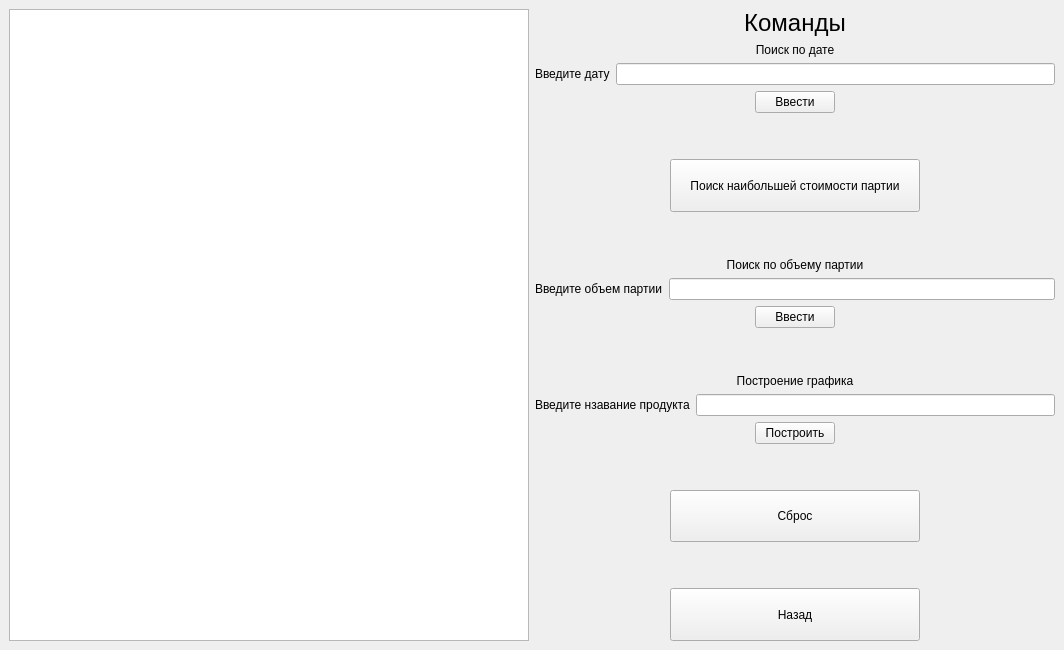
<?xml version="1.0" encoding="UTF-8"?>
<ui version="4.0">
 <class>GridWindow</class>
 <widget class="QMainWindow" name="GridWindow">
  <property name="geometry">
   <rect>
    <x>0</x>
    <y>0</y>
    <width>1064</width>
    <height>650</height>
   </rect>
  </property>
  <property name="windowTitle">
   <string>Показ продуктов</string>
  </property>
  <widget class="QWidget" name="centralwidget">
   <layout class="QHBoxLayout" name="horizontalLayout_10">
    <item>
     <widget class="QTableWidget" name="tableWidget"/>
    </item>
    <item>
     <layout class="QVBoxLayout" name="verticalLayout_5">
      <item>
       <layout class="QVBoxLayout" name="verticalLayout">
        <item>
         <widget class="QLabel" name="label">
          <property name="sizePolicy">
           <sizepolicy hsizetype="Preferred" vsizetype="Fixed">
            <horstretch>0</horstretch>
            <verstretch>0</verstretch>
           </sizepolicy>
          </property>
          <property name="text">
           <string>&lt;html&gt;&lt;head/&gt;&lt;body&gt;&lt;p align=&quot;center&quot;&gt;&lt;span style=&quot; font-size:18pt;&quot;&gt;Команды&lt;/span&gt;&lt;/p&gt;&lt;/body&gt;&lt;/html&gt;</string>
          </property>
         </widget>
        </item>
        <item>
         <widget class="QLabel" name="label_2">
          <property name="sizePolicy">
           <sizepolicy hsizetype="Preferred" vsizetype="Preferred">
            <horstretch>0</horstretch>
            <verstretch>0</verstretch>
           </sizepolicy>
          </property>
          <property name="text">
           <string>&lt;html&gt;&lt;head/&gt;&lt;body&gt;&lt;p align=&quot;center&quot;&gt;Поиск по дате&lt;/p&gt;&lt;/body&gt;&lt;/html&gt;</string>
          </property>
         </widget>
        </item>
        <item>
         <layout class="QHBoxLayout" name="horizontalLayout">
          <item>
           <widget class="QLabel" name="label_3">
            <property name="text">
             <string>Введите дату</string>
            </property>
           </widget>
          </item>
          <item>
           <widget class="QLineEdit" name="lineEdit_entry"/>
          </item>
         </layout>
        </item>
        <item>
         <layout class="QHBoxLayout" name="horizontalLayout_9">
          <item>
           <spacer name="horizontalSpacer_2">
            <property name="orientation">
             <enum>Qt::Horizontal</enum>
            </property>
            <property name="sizeHint" stdset="0">
             <size>
              <width>40</width>
              <height>20</height>
             </size>
            </property>
           </spacer>
          </item>
          <item>
           <widget class="QPushButton" name="pushButton_entryfind">
            <property name="maximumSize">
             <size>
              <width>16777215</width>
              <height>70</height>
             </size>
            </property>
            <property name="text">
             <string>Ввести</string>
            </property>
           </widget>
          </item>
          <item>
           <spacer name="horizontalSpacer">
            <property name="orientation">
             <enum>Qt::Horizontal</enum>
            </property>
            <property name="sizeHint" stdset="0">
             <size>
              <width>40</width>
              <height>20</height>
             </size>
            </property>
           </spacer>
          </item>
         </layout>
        </item>
       </layout>
      </item>
      <item>
       <spacer name="verticalSpacer">
        <property name="orientation">
         <enum>Qt::Vertical</enum>
        </property>
        <property name="sizeType">
         <enum>QSizePolicy::Fixed</enum>
        </property>
        <property name="sizeHint" stdset="0">
         <size>
          <width>20</width>
          <height>40</height>
         </size>
        </property>
       </spacer>
      </item>
      <item>
       <layout class="QHBoxLayout" name="horizontalLayout_8">
        <item>
         <widget class="QPushButton" name="pushButton_mostproduction">
          <property name="sizePolicy">
           <sizepolicy hsizetype="Fixed" vsizetype="Fixed">
            <horstretch>0</horstretch>
            <verstretch>0</verstretch>
           </sizepolicy>
          </property>
          <property name="minimumSize">
           <size>
            <width>0</width>
            <height>0</height>
           </size>
          </property>
          <property name="maximumSize">
           <size>
            <width>250</width>
            <height>70</height>
           </size>
          </property>
          <property name="text">
           <string>Поиск наибольшей стоимости партии</string>
          </property>
         </widget>
        </item>
       </layout>
      </item>
      <item>
       <spacer name="verticalSpacer_2">
        <property name="orientation">
         <enum>Qt::Vertical</enum>
        </property>
        <property name="sizeType">
         <enum>QSizePolicy::Fixed</enum>
        </property>
        <property name="sizeHint" stdset="0">
         <size>
          <width>20</width>
          <height>40</height>
         </size>
        </property>
       </spacer>
      </item>
      <item>
       <layout class="QVBoxLayout" name="verticalLayout_2">
        <item>
         <widget class="QLabel" name="label_4">
          <property name="text">
           <string>&lt;html&gt;&lt;head/&gt;&lt;body&gt;&lt;p align=&quot;center&quot;&gt;Поиск по объему партии&lt;/p&gt;&lt;/body&gt;&lt;/html&gt;</string>
          </property>
         </widget>
        </item>
        <item>
         <layout class="QHBoxLayout" name="horizontalLayout_2">
          <item>
           <widget class="QLabel" name="label_5">
            <property name="text">
             <string>Введите объем партии</string>
            </property>
           </widget>
          </item>
          <item>
           <widget class="QLineEdit" name="lineEdit_production"/>
          </item>
         </layout>
        </item>
        <item>
         <layout class="QHBoxLayout" name="horizontalLayout_4">
          <item>
           <spacer name="horizontalSpacer_3">
            <property name="orientation">
             <enum>Qt::Horizontal</enum>
            </property>
            <property name="sizeHint" stdset="0">
             <size>
              <width>40</width>
              <height>20</height>
             </size>
            </property>
           </spacer>
          </item>
          <item>
           <widget class="QPushButton" name="pushButton_productionfind">
            <property name="maximumSize">
             <size>
              <width>16777215</width>
              <height>70</height>
             </size>
            </property>
            <property name="text">
             <string>Ввести</string>
            </property>
           </widget>
          </item>
          <item>
           <spacer name="horizontalSpacer_4">
            <property name="orientation">
             <enum>Qt::Horizontal</enum>
            </property>
            <property name="sizeHint" stdset="0">
             <size>
              <width>40</width>
              <height>20</height>
             </size>
            </property>
           </spacer>
          </item>
         </layout>
        </item>
       </layout>
      </item>
      <item>
       <spacer name="verticalSpacer_3">
        <property name="orientation">
         <enum>Qt::Vertical</enum>
        </property>
        <property name="sizeType">
         <enum>QSizePolicy::Fixed</enum>
        </property>
        <property name="sizeHint" stdset="0">
         <size>
          <width>20</width>
          <height>40</height>
         </size>
        </property>
       </spacer>
      </item>
      <item>
       <layout class="QVBoxLayout" name="verticalLayout_4">
        <item>
         <widget class="QLabel" name="label_7">
          <property name="text">
           <string>&lt;html&gt;&lt;head/&gt;&lt;body&gt;&lt;p align=&quot;center&quot;&gt;Построение графика&lt;/p&gt;&lt;/body&gt;&lt;/html&gt;</string>
          </property>
         </widget>
        </item>
        <item>
         <layout class="QVBoxLayout" name="verticalLayout_3">
          <item>
           <layout class="QHBoxLayout" name="horizontalLayout_7">
            <item>
             <widget class="QLabel" name="label_6">
              <property name="text">
               <string>Введите нзавание продукта</string>
              </property>
             </widget>
            </item>
            <item>
             <widget class="QLineEdit" name="lineEdit_name"/>
            </item>
           </layout>
          </item>
          <item>
           <layout class="QHBoxLayout" name="horizontalLayout_3">
            <item>
             <spacer name="horizontalSpacer_5">
              <property name="orientation">
               <enum>Qt::Horizontal</enum>
              </property>
              <property name="sizeHint" stdset="0">
               <size>
                <width>40</width>
                <height>20</height>
               </size>
              </property>
             </spacer>
            </item>
            <item>
             <widget class="QPushButton" name="pushButton_makechart">
              <property name="sizePolicy">
               <sizepolicy hsizetype="Fixed" vsizetype="Fixed">
                <horstretch>0</horstretch>
                <verstretch>0</verstretch>
               </sizepolicy>
              </property>
              <property name="minimumSize">
               <size>
                <width>0</width>
                <height>0</height>
               </size>
              </property>
              <property name="maximumSize">
               <size>
                <width>250</width>
                <height>70</height>
               </size>
              </property>
              <property name="text">
               <string>Построить</string>
              </property>
             </widget>
            </item>
            <item>
             <spacer name="horizontalSpacer_6">
              <property name="orientation">
               <enum>Qt::Horizontal</enum>
              </property>
              <property name="sizeHint" stdset="0">
               <size>
                <width>40</width>
                <height>20</height>
               </size>
              </property>
             </spacer>
            </item>
           </layout>
          </item>
         </layout>
        </item>
       </layout>
      </item>
      <item>
       <spacer name="verticalSpacer_5">
        <property name="orientation">
         <enum>Qt::Vertical</enum>
        </property>
        <property name="sizeType">
         <enum>QSizePolicy::Fixed</enum>
        </property>
        <property name="sizeHint" stdset="0">
         <size>
          <width>20</width>
          <height>40</height>
         </size>
        </property>
       </spacer>
      </item>
      <item>
       <layout class="QHBoxLayout" name="horizontalLayout_6">
        <item>
         <widget class="QPushButton" name="pushButton_reset">
          <property name="sizePolicy">
           <sizepolicy hsizetype="Fixed" vsizetype="Fixed">
            <horstretch>0</horstretch>
            <verstretch>0</verstretch>
           </sizepolicy>
          </property>
          <property name="maximumSize">
           <size>
            <width>250</width>
            <height>70</height>
           </size>
          </property>
          <property name="text">
           <string>Сброс</string>
          </property>
         </widget>
        </item>
       </layout>
      </item>
      <item>
       <spacer name="verticalSpacer_4">
        <property name="orientation">
         <enum>Qt::Vertical</enum>
        </property>
        <property name="sizeType">
         <enum>QSizePolicy::Fixed</enum>
        </property>
        <property name="sizeHint" stdset="0">
         <size>
          <width>20</width>
          <height>40</height>
         </size>
        </property>
       </spacer>
      </item>
      <item>
       <layout class="QHBoxLayout" name="horizontalLayout_5">
        <item>
         <widget class="QPushButton" name="pushButton_back">
          <property name="sizePolicy">
           <sizepolicy hsizetype="Fixed" vsizetype="Fixed">
            <horstretch>0</horstretch>
            <verstretch>0</verstretch>
           </sizepolicy>
          </property>
          <property name="maximumSize">
           <size>
            <width>250</width>
            <height>70</height>
           </size>
          </property>
          <property name="text">
           <string>Назад</string>
          </property>
         </widget>
        </item>
       </layout>
      </item>
     </layout>
    </item>
   </layout>
  </widget>
 </widget>
 <resources/>
 <connections/>
</ui>
